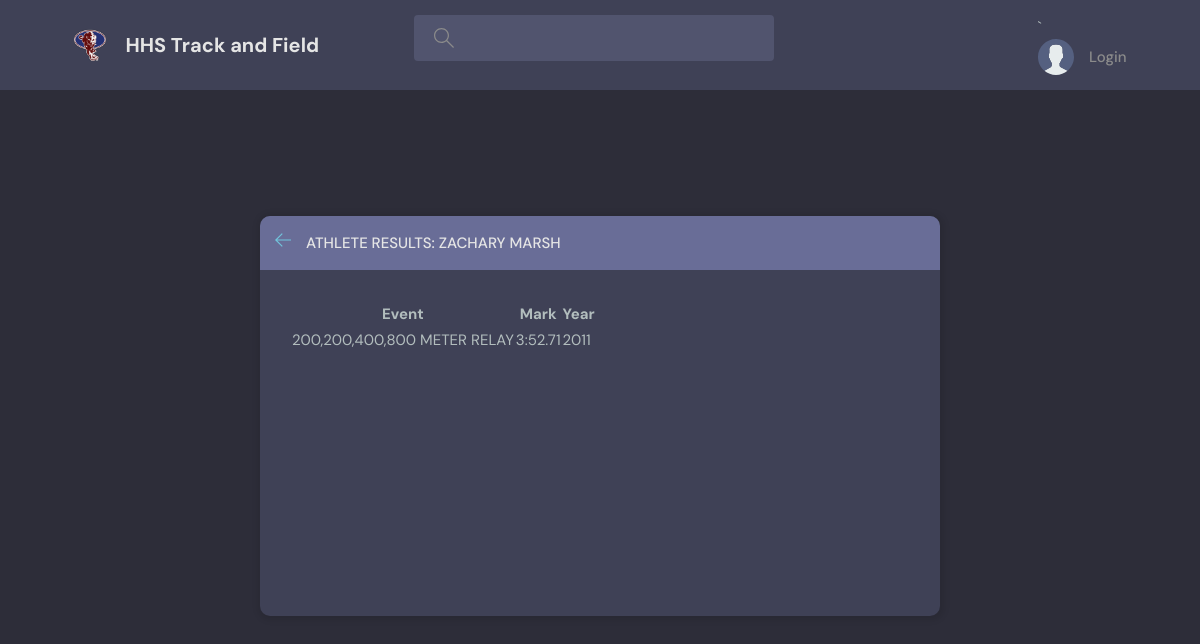
The app's page /view-athlete/1814 with its own data.
### base/models.py (models this page shows, shortened)
class Athlete(models.Model):
    Graduation = models.IntegerField()
    Athlete = models.CharField(max_length=200, null=True)
    Male = models.BooleanField()
    Active = models.BooleanField()
    First = models.CharField(max_length=200, blank=True)
    Last = models.CharField(max_length=200, blank=True)
    updated = models.DateTimeField(auto_now=True)
    created = models.DateTimeField(auto_now_add=True)

class Performance(models.Model):
    EventID = models.ForeignKey(Event, on_delete=models.SET_NULL,null=True)
    Mark = models.CharField(max_length=200, null=True)
    MarkRawLarge = models.IntegerField()
    MarkRawSmall = models.DecimalField(decimal_places=3,max_digits=20)
    MeetID = models.ForeignKey(Meet, on_delete=models.SET_NULL,null=True)
    PerformanceNote = models.CharField(max_length=10,null=True,blank=True)
    CY = models.IntegerField(null=True)
    EventDate = models.DateField(null=True)
    Notes = models.TextField(null = True,blank=True)
    Archive = models.BooleanField()
    StateChamp = models.BooleanField(null=True)
    AthleteID = models.ManyToManyField(Athlete)
    Confirmed = models.BooleanField(null=False,default=False)
    Locked = models.BooleanField(null=False,default=False)
    updated = models.DateTimeField(auto_now=True)
    created = models.DateTimeField(auto_now_add=True)

class Event(models.Model):
    EventName = models.CharField(max_length=200, null=True)
    FieldEvent = models.BooleanField()
    Current = models.BooleanField()
    Relay = models.BooleanField()
    Order = models.IntegerField()
    MeasurementSystem = models.CharField(max_length=20)
    updated = models.DateTimeField(auto_now=True)
    created = models.DateTimeField(auto_now_add=True)
    def __str__(self):
        return self.EventName

### base/views.py (the view)
# urls.py: path('view-athlete/<str:pk>',views.viewAthlete,name="view-athlete"),
def viewAthlete(request,pk):
    athlete = Athlete.objects.get(id=pk)
    performanceResults = Performance.objects.filter(AthleteID=athlete.id)
    context = {'performanceResults':performanceResults,'athlete':athlete}
    return render(request,'base/view-athlete.html',context)

### base/templates/base/view-athlete.html (shortened to what this page needs)
{% extends 'main.html' %}
{% block content %}
    <main class="update-account layout">
        <div class="container">
            <div class="layout__box">
                <div class="layout__boxHeader">
                    <div class="layout__boxTitle">
                        <a href="{% url 'home' %}">
                            <svg version="1.1" xmlns="http://www.w3.org/2000/svg" width="32" height="32"
                                viewBox="0 0 32 32">
                                <title>arrow-left</title>
                                <path
                                    d="M13.723 2.286l-13.723 13.714 13.719 13.714 1.616-1.611-10.96-10.96h27.625v-2.286h-27.625l10.965-10.965-1.616-1.607z">
                                </path>
                            </svg>
                        </a>
                        <h3>Athlete Results: {{athlete.Athlete}}</h3>
                    </div>
                </div>
                <div class="layout__body">
                    <table>
                        <tr>
                            <th>Event</th>
                            <th>Mark</th>
                            <th>Year</th>
                        </tr>
                        {% for performance in performanceResults %}
                        <tr>
                            <td>{{performance.EventID}}</td><td>{{performance.Mark}}</td><td>{{performance.CY}} </td>
                        </tr>
                        {% endfor %}
                    </table>
                </div>
            </div>
        </div>
    </main>
    {% endblock content %}

### static/styles/style.css (style rules this page uses)
:root { --color-main: #71c6dd; --color-main-light: #e1f6fb; --color-dark: #3f4156; --color-dark-medium: #51546e; --color-dark-light: #696d97; --color-light: #e5e5e5; --color-gray: #8b8b8b; --color-light-gray: #b2bdbd; --color-bg: #2d2d39; --color-success: #5dd693; --color-error: #fc4b0b; }
* { font-family: "DM Sans", -apple-system, BlinkMacSystemFont, "Segoe UI", Roboto, Oxygen, Ubuntu, Cantarell, "Open Sans", "Helvetica Neue", sans-serif; margin: 0; padding: 0; box-sizing: border-box; text-rendering: optimizeLegibility; font-size: inherit; }
html { font-size: 56.25%; }
@media only screen and (min-width: 1200px) { html { font-size: 62.5%; } }
body { line-height: 1.6; font-weight: 400; font-size: 1.5rem; color: var(--color-light-gray); background-color: var(--color-bg); min-height: 100vh; }
a { display: inline-block; color: var(--color-main); text-decoration: none; }
.container { max-width: 120rem; width: 90%; margin: auto; }
.layout { margin-top: 2.4rem; }
.layout > .container { display: flex; justify-content: space-between; align-items: flex-start; }
.layout__box { width: 90%; max-width: 48rem; min-height: 40rem; position: absolute; top: 50%; left: 50%; transform: translate(-50%, -46%); background-color: var(--color-dark); border-radius: 1rem; box-shadow: 1px 1px 6px 3px rgba(0, 0, 0, 0.1); overflow: hidden; }
.layout__boxHeader { display: flex; padding: 1.5rem; background-color: var(--color-dark-light); }
.layout__boxTitle { display: flex; gap: 1.5rem; align-items: center; }
.layout__boxTitle h3 { text-transform: uppercase; font-weight: 500; color: var(--color-light); }
.layout__boxTitle svg { width: 1.6rem; height: 1.6rem; fill: var(--color-main); }
.layout__body { margin: 3rem; }
.update-account.layout .layout__box { max-width: 68rem; }

### records on screen
Athlete: Athlete "ZACHARY MARSH"
Performance: EventID "200,200,400,800 METER RELAY", Mark "3:52.71", CY "2011"
